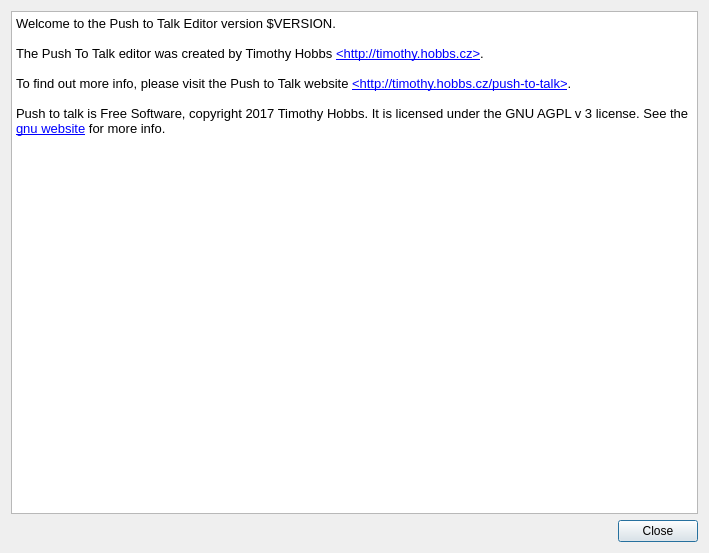
<?xml version="1.0" encoding="UTF-8"?>
<ui version="4.0">
 <class>Dialog</class>
 <widget class="QDialog" name="Dialog">
  <property name="geometry">
   <rect>
    <x>0</x>
    <y>0</y>
    <width>709</width>
    <height>553</height>
   </rect>
  </property>
  <property name="windowTitle">
   <string>Push To Talk Help</string>
  </property>
  <layout class="QVBoxLayout" name="verticalLayout">
   <item>
    <widget class="QTextBrowser" name="help_text">
     <property name="html">
      <string>&lt;!DOCTYPE HTML PUBLIC &quot;-//W3C//DTD HTML 4.0//EN&quot; &quot;http://www.w3.org/TR/REC-html40/strict.dtd&quot;&gt;
&lt;html&gt;&lt;head&gt;&lt;meta name=&quot;qrichtext&quot; content=&quot;1&quot; /&gt;&lt;style type=&quot;text/css&quot;&gt;
p, li { white-space: pre-wrap; }
&lt;/style&gt;&lt;/head&gt;&lt;body style=&quot; font-family:'Sans'; font-size:10pt; font-weight:400; font-style:normal;&quot;&gt;
&lt;p style=&quot; margin-top:0px; margin-bottom:0px; margin-left:0px; margin-right:0px; -qt-block-indent:0; text-indent:0px;&quot;&gt;Welcome to the Push to Talk Editor version $VERSION.&lt;/p&gt;
&lt;p style=&quot;-qt-paragraph-type:empty; margin-top:0px; margin-bottom:0px; margin-left:0px; margin-right:0px; -qt-block-indent:0; text-indent:0px;&quot;&gt;&lt;br /&gt;&lt;/p&gt;
&lt;p style=&quot; margin-top:0px; margin-bottom:0px; margin-left:0px; margin-right:0px; -qt-block-indent:0; text-indent:0px;&quot;&gt;The Push To Talk editor was created by Timothy Hobbs &lt;a href=&quot;http://timothy.hobbs.cz&quot;&gt;&lt;span style=&quot; text-decoration: underline; color:#0000ff;&quot;&gt;&amp;lt;http://timothy.hobbs.cz&amp;gt;&lt;/span&gt;&lt;/a&gt;.&lt;/p&gt;
&lt;p style=&quot;-qt-paragraph-type:empty; margin-top:0px; margin-bottom:0px; margin-left:0px; margin-right:0px; -qt-block-indent:0; text-indent:0px;&quot;&gt;&lt;br /&gt;&lt;/p&gt;
&lt;p style=&quot; margin-top:0px; margin-bottom:0px; margin-left:0px; margin-right:0px; -qt-block-indent:0; text-indent:0px;&quot;&gt;To find out more info, please visit the Push to Talk website &lt;a href=&quot;http://timothy.hobbs.cz/push-to-talk&quot;&gt;&lt;span style=&quot; text-decoration: underline; color:#0000ff;&quot;&gt;&amp;lt;http://timothy.hobbs.cz/push-to-talk&amp;gt;&lt;/span&gt;&lt;/a&gt;.&lt;/p&gt;
&lt;p style=&quot;-qt-paragraph-type:empty; margin-top:0px; margin-bottom:0px; margin-left:0px; margin-right:0px; -qt-block-indent:0; text-indent:0px;&quot;&gt;&lt;br /&gt;&lt;/p&gt;
&lt;p style=&quot; margin-top:0px; margin-bottom:0px; margin-left:0px; margin-right:0px; -qt-block-indent:0; text-indent:0px;&quot;&gt;Push to talk is Free Software, copyright 2017 Timothy Hobbs. It is licensed under the GNU AGPL v 3 license. See the &lt;a href=&quot;https://www.gnu.org/licenses/agpl-3.0.html&quot;&gt;&lt;span style=&quot; text-decoration: underline; color:#0000ff;&quot;&gt;gnu website&lt;/span&gt;&lt;/a&gt; for more info.&lt;/p&gt;
&lt;p style=&quot;-qt-paragraph-type:empty; margin-top:0px; margin-bottom:0px; margin-left:0px; margin-right:0px; -qt-block-indent:0; text-indent:0px; text-decoration: underline; color:#0000ff;&quot;&gt;&lt;br /&gt;&lt;/p&gt;&lt;/body&gt;&lt;/html&gt;</string>
     </property>
     <property name="openExternalLinks">
      <bool>true</bool>
     </property>
    </widget>
   </item>
   <item>
    <widget class="QDialogButtonBox" name="buttonBox">
     <property name="orientation">
      <enum>Qt::Horizontal</enum>
     </property>
     <property name="standardButtons">
      <set>QDialogButtonBox::Close</set>
     </property>
    </widget>
   </item>
  </layout>
 </widget>
 <resources/>
 <connections>
  <connection>
   <sender>buttonBox</sender>
   <signal>rejected()</signal>
   <receiver>Dialog</receiver>
   <slot>reject()</slot>
   <hints>
    <hint type="sourcelabel">
     <x>316</x>
     <y>260</y>
    </hint>
    <hint type="destinationlabel">
     <x>286</x>
     <y>274</y>
    </hint>
   </hints>
  </connection>
  <connection>
   <sender>buttonBox</sender>
   <signal>accepted()</signal>
   <receiver>Dialog</receiver>
   <slot>accept()</slot>
   <hints>
    <hint type="sourcelabel">
     <x>248</x>
     <y>254</y>
    </hint>
    <hint type="destinationlabel">
     <x>157</x>
     <y>274</y>
    </hint>
   </hints>
  </connection>
 </connections>
</ui>
